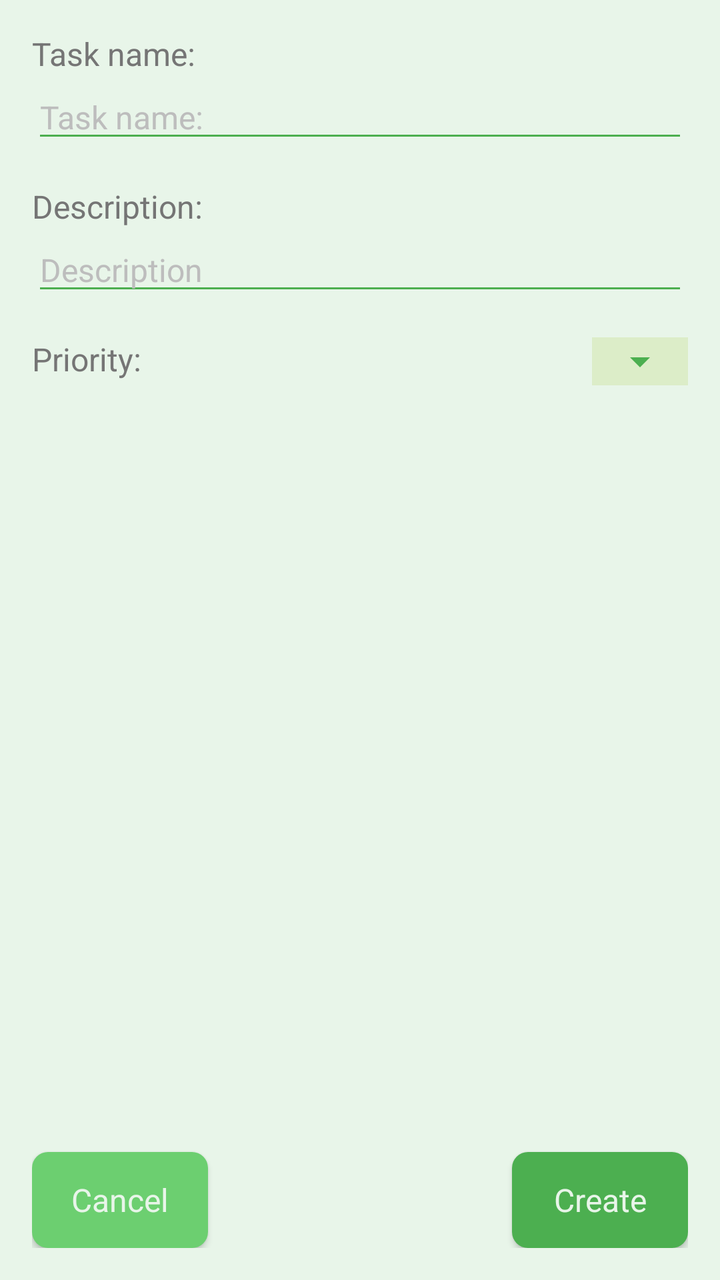
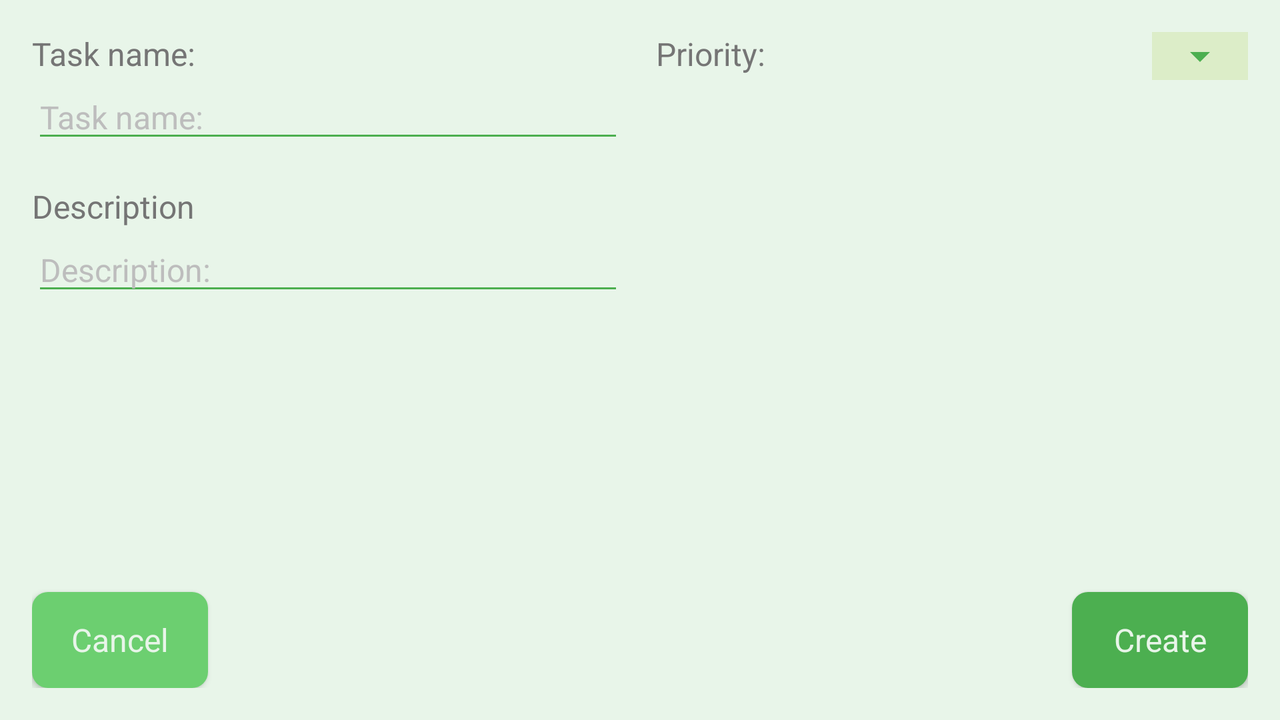

Two renders of one Android screen. The first uses the default layout on a phone; the second uses the alternative layout the repository ships for a different screen configuration, on a matching device. The two XML files are below.
<!-- AndroidManifest.xml: application theme AppTheme -->
<!-- res/layout/activity_new_task.xml -->
<?xml version="1.0" encoding="utf-8"?>
<layout
    xmlns:android="http://schemas.android.com/apk/res/android"
    xmlns:app="http://schemas.android.com/apk/res-auto"
    >
    <androidx.core.widget.NestedScrollView
        android:layout_width="match_parent"
        android:layout_height="match_parent"
        android:fillViewport="true">
        <androidx.constraintlayout.widget.ConstraintLayout
            android:layout_width="match_parent"
            android:layout_height="match_parent"
            android:padding="16dp">
            <TextView
                android:layout_width="wrap_content"
                android:layout_height="wrap_content"
                android:text="@string/task_name"
                android:id="@+id/tv_task_name"
                app:layout_constraintTop_toTopOf="parent"
                app:layout_constraintStart_toStartOf="parent"
                android:textSize="16sp"/>
            <EditText
                android:layout_width="match_parent"
                android:layout_height="wrap_content"
                android:id="@+id/et_task_name"
                app:layout_constraintTop_toBottomOf="@id/tv_task_name"
                app:layout_constraintStart_toStartOf="parent"
                android:textSize="16sp"
                android:inputType="text"
                android:hint="@string/task_name"/>
            <TextView
                android:layout_width="wrap_content"
                android:layout_height="wrap_content"
                android:text="@string/description"
                android:layout_marginTop="16dp"
                android:id="@+id/tv_description"
                app:layout_constraintTop_toBottomOf="@id/et_task_name"
                app:layout_constraintStart_toStartOf="parent"
                android:textSize="16sp" />
            <EditText
                android:layout_width="match_parent"
                android:layout_height="wrap_content"
                android:id="@+id/et_description"
                app:layout_constraintTop_toBottomOf="@id/tv_description"
                app:layout_constraintStart_toStartOf="parent"
                android:textSize="16sp"
                android:inputType="text"
                android:hint="@string/description_hint"/>
            <TextView
                android:layout_width="wrap_content"
                android:layout_height="wrap_content"
                android:layout_marginTop="16dp"
                android:text="@string/priority"
                android:id="@+id/tv_priority"
                app:layout_constraintTop_toBottomOf="@id/et_description"
                app:layout_constraintStart_toStartOf="parent"
                android:textSize="16sp"/>

            <LinearLayout
                android:layout_width="wrap_content"
                android:layout_height="wrap_content"
                app:layout_constraintTop_toTopOf="@id/tv_priority"
                app:layout_constraintStart_toEndOf="@id/tv_priority"
                app:layout_constraintEnd_toEndOf="parent"
                android:background="@color/background_spinner"
                app:layout_constraintHorizontal_bias="1">
                <androidx.appcompat.widget.AppCompatSpinner
                    android:layout_width="wrap_content"
                    android:layout_height="wrap_content"
                    android:id="@+id/sp_priority"

                    android:textSize="16sp"

                    />
            </LinearLayout>


            <Button
                android:layout_width="wrap_content"
                android:layout_height="wrap_content"
                android:text="@string/cancel"
                style="@style/ButtonThemeSecondary"
                android:id="@+id/b_return"
                app:layout_constraintBottom_toBottomOf="parent"
                app:layout_constraintStart_toStartOf="parent" />
            <Button
                android:layout_width="wrap_content"
                android:layout_height="wrap_content"
                android:text="@string/create"
                android:id="@+id/b_update"
                app:layout_constraintBottom_toBottomOf="parent"
                app:layout_constraintEnd_toEndOf="parent"
                style="@style/ButtonTheme"/>


        </androidx.constraintlayout.widget.ConstraintLayout>
    </androidx.core.widget.NestedScrollView>
</layout>
<!-- resources referenced by this layout -->
<resources>
  <color name="background_spinner">#dcedc8</color>
  <string name="cancel">Cancel</string>
  <string name="create">Create</string>
  <string name="description">Description:</string>
  <string name="description_hint">Description</string>
  <string name="priority">Priority:</string>
  <string name="task_name">Task name:</string>
  <style name="ButtonTheme" parent="AppTheme">
          <item name="android:background">@drawable/round_button</item>
          <item name="android:foreground">?attr/selectableItemBackground</item>
          <item name="android:padding">8dp</item>
          <item name="android:textSize">16sp</item>
          <item name="android:textColor">@color/material_green_50</item>
      </style>
  <style name="ButtonThemeSecondary" parent="AppTheme">
          <item name="android:background">@drawable/round_button_variant</item>
          <item name="android:foreground">?attr/selectableItemBackground</item>
          <item name="android:padding">8dp</item>
          <item name="android:textSize">16sp</item>
          <item name="android:textColor">@color/material_green_50</item>
      </style>
  <style name="AppTheme" parent="Theme.AppCompat.Light.DarkActionBar">
          
          <item name="colorPrimary">@color/material_green_700</item>
          <item name="colorPrimaryDark">@color/primaryDarkColor</item>
          <item name="colorAccent">@color/secondaryColor</item>
  
          <item name="colorControlNormal">@color/material_green_500</item>
          <item name="colorControlActivated">@color/material_lime_a700</item>
          <item name="colorControlHighlight">@color/material_green_a200</item>
          <item name="android:windowBackground">@color/material_green_50</item>
          <item name="android:textColorPrimary">@color/material_green_50</item>
          <item name="android:textColorHint">@color/hint_text_grey</item>
          <item name="android:editTextColor">#757575</item>
          <item name="android:textColor">#757575</item>
          <item name="android:alertDialogTheme">@style/AlertDialogStyle</item>
  
      </style>
  <!-- drawable round_button (drawable) -->
  <?xml version="1.0" encoding="utf-8"?>
  <shape xmlns:android="http://schemas.android.com/apk/res/android" android:shape="rectangle">
      <solid android:color="@color/material_green_500"/>
      <corners android:radius="8dp"/>
  </shape>
  <color name="material_green_50">#E8F5E9</color>
  <!-- drawable round_button_variant (drawable) -->
  <?xml version="1.0" encoding="utf-8"?>
  <shape xmlns:android="http://schemas.android.com/apk/res/android" android:shape="rectangle">
      <solid android:color="@color/round_button_color_variant"/>
      <corners android:radius="8dp"/>
  </shape>
  <color name="material_green_700">#388E3C</color>
  <color name="primaryDarkColor">#32cb00</color>
  <color name="secondaryColor">#e91e63</color>
  <color name="material_green_500">#4CAF50</color>
  <color name="material_lime_a700">#AEEA00</color>
  <color name="material_green_a200">#69F0AE</color>
  <color name="hint_text_grey">#bdbdbd</color>
  <style name="AlertDialogStyle" parent="Theme.AppCompat.Light.Dialog.Alert">
          <item name="android:windowBackground">@color/material_green_50</item>
      </style>
  <color name="round_button_color_variant">#6CCF70</color>
</resources>
<!-- res/layout-land/activity_new_task.xml (the repository's variant of the layout above) -->
<!-- drawn on the phone turned sideways -->
<?xml version="1.0" encoding="utf-8"?>
<layout
    xmlns:android="http://schemas.android.com/apk/res/android"
    xmlns:app="http://schemas.android.com/apk/res-auto"
    >
        <androidx.constraintlayout.widget.ConstraintLayout
            android:layout_width="match_parent"
            android:layout_height="match_parent"
            android:padding="16dp">
            <TextView
                android:layout_width="0dp"
                android:layout_height="wrap_content"
                android:text="@string/task_name"
                android:id="@+id/tv_task_name"
                app:layout_constraintTop_toTopOf="parent"
                app:layout_constraintStart_toStartOf="parent"
                app:layout_constraintEnd_toEndOf="@id/guideline"
                android:textSize="16sp"/>
            <EditText
                android:layout_width="0dp"
                android:layout_height="wrap_content"
                android:id="@+id/et_task_name"
                app:layout_constraintTop_toBottomOf="@id/tv_task_name"
                app:layout_constraintStart_toStartOf="parent"
                app:layout_constraintEnd_toEndOf="@id/guideline"
                android:textSize="16sp"
                android:inputType="text"
                android:hint="@string/task_name"
                android:layout_marginEnd="8dp"
                android:layout_marginRight="8dp"/>
            <TextView
                android:layout_width="0dp"
                android:layout_height="wrap_content"
                android:text="@string/description_hint"
                android:layout_marginTop="16dp"
                android:id="@+id/tv_description"
                app:layout_constraintTop_toBottomOf="@id/et_task_name"
                app:layout_constraintEnd_toEndOf="@id/guideline"
                app:layout_constraintStart_toStartOf="parent"
                android:textSize="16sp" />
            <EditText
                android:layout_width="0dp"
                android:layout_height="wrap_content"
                android:id="@+id/et_description"
                app:layout_constraintTop_toBottomOf="@id/tv_description"
                app:layout_constraintStart_toStartOf="parent"
                app:layout_constraintEnd_toEndOf="@id/guideline"
                android:textSize="16sp"
                android:inputType="text"
                android:hint="@string/description"
                android:layout_marginEnd="8dp"
                android:layout_marginRight="8dp"/>


            <TextView
                android:layout_width="wrap_content"
                android:layout_height="wrap_content"
                android:text="@string/priority"
                android:id="@+id/tv_priority"
                app:layout_constraintTop_toTopOf="@id/tv_task_name"
                app:layout_constraintStart_toStartOf="@id/guideline"
                android:layout_marginStart="8dp"
                android:layout_marginLeft="8dp"
                android:textSize="16sp"/>

            <LinearLayout
                android:layout_width="wrap_content"
                android:layout_height="wrap_content"
                app:layout_constraintTop_toTopOf="@id/tv_priority"
                app:layout_constraintStart_toEndOf="@id/guideline"
                app:layout_constraintEnd_toEndOf="parent"
                android:background="@color/background_spinner"
                app:layout_constraintHorizontal_bias="1">
                <androidx.appcompat.widget.AppCompatSpinner
                    android:layout_width="wrap_content"
                    android:layout_height="wrap_content"
                    android:id="@+id/sp_priority"

                    android:textSize="16sp"

                    />
            </LinearLayout>

            <androidx.constraintlayout.widget.Guideline
                android:layout_width="wrap_content"
                android:layout_height="wrap_content"
                android:orientation="vertical"
                app:layout_constraintGuide_percent="0.5"
                android:id="@+id/guideline"

                />

            <Button
                android:layout_width="wrap_content"
                android:layout_height="wrap_content"
                android:text="@string/cancel"
                style="@style/ButtonThemeSecondary"
                android:id="@+id/b_return"
                app:layout_constraintBottom_toBottomOf="parent"
                app:layout_constraintStart_toStartOf="parent" />
            <Button
                android:layout_width="wrap_content"
                android:layout_height="wrap_content"
                android:text="@string/create"
                android:id="@+id/b_update"
                app:layout_constraintBottom_toBottomOf="parent"
                app:layout_constraintEnd_toEndOf="parent"
                style="@style/ButtonTheme"/>


        </androidx.constraintlayout.widget.ConstraintLayout>
</layout>
